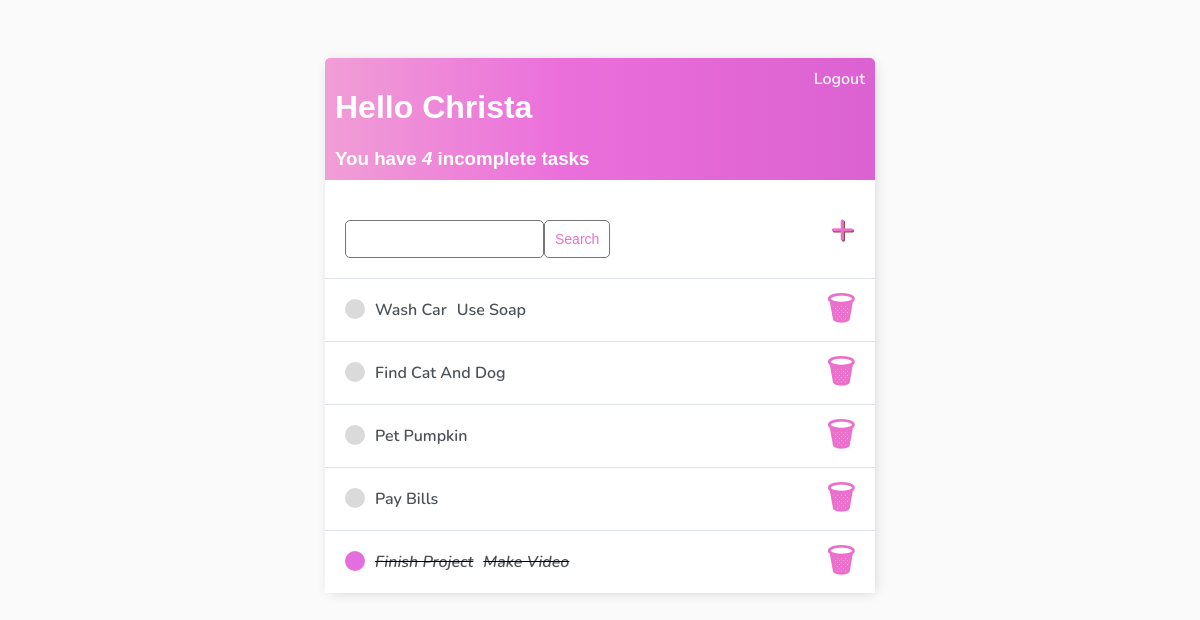
Before: / (signed in) with the older database file.
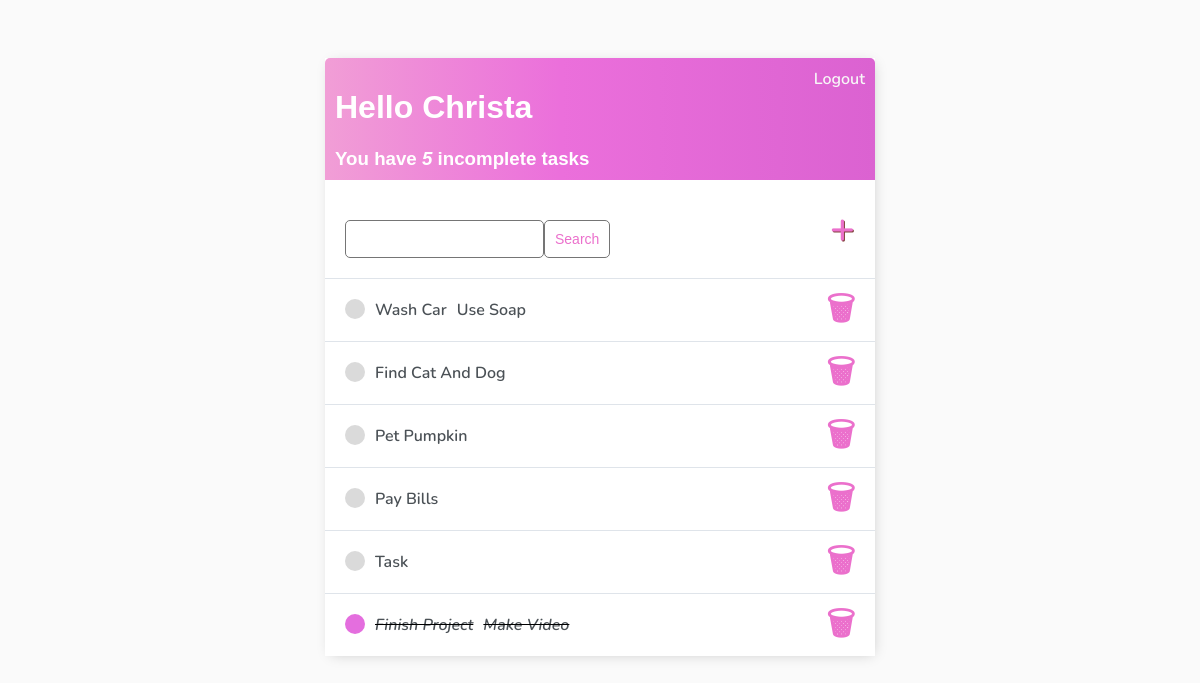
After: the same page with the newer database file.
### app/models.py (models this page shows)
class Task(models.Model):
    user = models.ForeignKey(User, on_delete=models.CASCADE, null=True, blank=True)
    title = models.CharField(max_length=200)
    description = models.TextField(blank=True, null=True)
    complete = models.BooleanField(default=False)
    created = models.DateTimeField(auto_now_add=True)
    def __str__(self):
        return self.title
    class Meta:
        ordering = ['complete']

### app/views.py (the view)
# urls.py: path('', TaskList.as_view(), name='tasks'),
class TaskList(LoginRequiredMixin, ListView):
    model = Task
    context_object_name = 'tasks'
    def get_context_data(self, **kwargs):
        context = super().get_context_data(**kwargs)
        context['tasks'] = context['tasks'].filter(user=self.request.user)
        context['count'] = context['tasks'].filter(complete=False).count()
        search_input = self.request.GET.get('search-area') or ''
        if search_input:
            context['tasks'] = context['tasks'].filter(title__icontains=search_input)
        context['search_input'] = search_input
        return context

### app/templates/app/task_list.html
{% extends 'app/main.html' %}
{% block content%}
<div class="header-bar">
    <div>
        {% if request.user.first_name %}
            <h1>Hello {{request.user.first_name}}</h1>
        {% else %}
            <h1>Hello {{request.user|title}}</h1>
        {% endif %}
        <h3 style="margin:0">You have <i>{{count}}</i> incomplete task{{count|pluralize:"s"}}</h3>
    </div>
{% if request.user.is_authenticated %}
    <a href="{% url 'logout' %}">Logout</a>
{% else %}
    <a href="{% url 'login' %}">Login</a>
{% endif %}
</div>
<div id="search-add-wrapper">
    <form method="GET" style="margin-top: 20px; display: flex;">
        <input type='text' name='search-area' value={{search_input}}>
        <input class="button" type="submit" value='Search'>
    </form>
    <a id="add-link" href="{% url 'task-create' %}">&#x2b;</a>
</div>
<div class="task-item-wrapper">
    {% for task in tasks %}
    <div class="task-wrapper">
        {% if task.complete %}
        <div class="task-title">
            <div class="task-complete-icon"></div>
            <i><s><a href={% url 'task-update' task.id %}>{{task|title}}</a></s></i>
            <i><s><a href={% url 'task-update' task.id %}>{{task.description|title}}</a></s></i>
        </div>
        <a class="delete-link" href="{% url 'task-delete' task.id %}">&#x1f5d1;</a>
        {% else %}
        <div class="task-title">
            <div class="task-incomplete-icon"></div>
            <a href={% url 'task-update' task.id %}>{{task|title}}</a>
            <a href={% url 'task-update' task.id %}>{{task.description|title}}</a>
        </div>
        <a class="delete-link" href="{% url 'task-delete' task.id %}">&#x1f5d1;</a>
        {% endif %}
    </div>
    {% empty %}
    <h3>No items in list</h3>
    {% endfor %}
</div>
{% endblock content %}

Changed rows visible on the page:
added Task: title "Task"
Other visible differences:
{{ count }}: "4" → "5"
